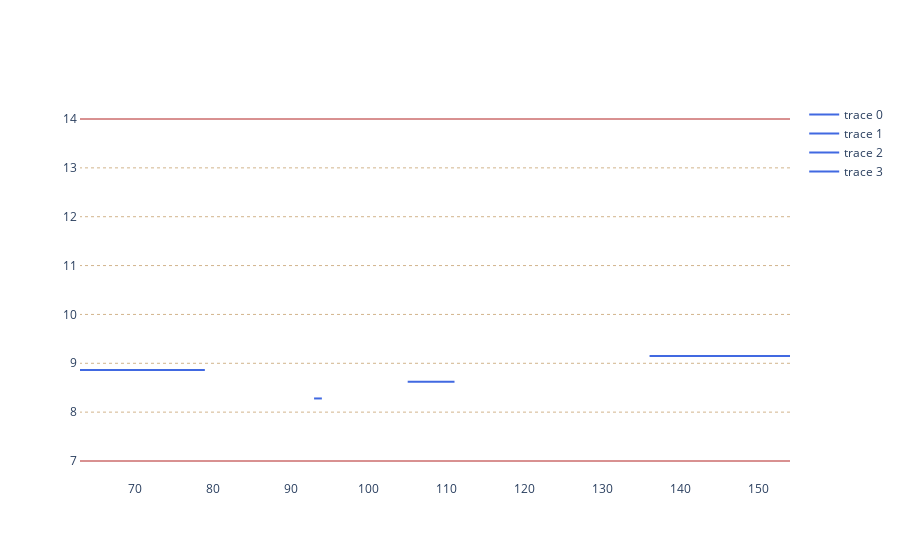

Notebook cell for this chart:
### Code cell
fig = go.Figure()

X, Y = [], []
for vessel in range(fleet_size):
    sub_df = voyage_by_insts.loc[voyage_by_insts['Vessel'] == vessel]
    if len(sub_df) == 1:
        continue
    start_times, arr_times = sub_df['Start time'], sub_df['Arrival time']
    start_insts, end_insts = sub_df['Start inst'], sub_df['End inst']
    for start_time, arr_time, start_inst_idx, end_inst_idx in zip(start_times, arr_times, start_insts, end_insts):
        start_inst, end_inst = data.INSTALLATIONS[start_inst_idx], data.INSTALLATIONS[end_inst_idx]
        distance = start_inst.get_distance_to_installation(end_inst)
        speed = distance / hlp.disc_to_exact_hours((arr_time - start_time))
        X.append([tp for tp in range(start_time, arr_time)])
        Y.append([speed] * (arr_time - start_time))
    
    for x, y in zip(X, Y):
        fig.add_trace(go.Scatter(x=x, y=y, mode='lines', line=dict(color='royalblue', width=2)))

flat_X = [x_coord for sub_x in X for x_coord in sub_x]
flat_X.sort(reverse=True)
lowest_speed = [7 for _ in range(len(flat_X))]
eight_speed = [8 for _ in range(len(flat_X))]
nine_speed = [9 for _ in range(len(flat_X))]
ten_speed = [10 for _ in range(len(flat_X))]
eleven_speed = [11 for _ in range(len(flat_X))]
twelve_speed = [12 for _ in range(len(flat_X))]
thirteen_speed = [13 for _ in range(len(flat_X))]
highest_speed = [14 for _ in range(len(flat_X))]

fig.add_trace(go.Scatter(x=flat_X, y=lowest_speed, mode='lines', line=dict(color='firebrick', width=1), showlegend=False))
fig.add_trace(go.Scatter(x=flat_X, y=eight_speed, mode='lines', line=dict(color='tan', width=1, dash='dot'), showlegend=False))
fig.add_trace(go.Scatter(x=flat_X, y=nine_speed, mode='lines', line=dict(color='tan', width=1, dash='dot'), showlegend=False))
fig.add_trace(go.Scatter(x=flat_X, y=ten_speed, mode='lines', line=dict(color='tan', width=1, dash='dot'), showlegend=False))
fig.add_trace(go.Scatter(x=flat_X, y=eleven_speed, mode='lines', line=dict(color='tan', width=1, dash='dot'), showlegend=False))
fig.add_trace(go.Scatter(x=flat_X, y=twelve_speed, mode='lines', line=dict(color='tan', width=1, dash='dot'), showlegend=False))
fig.add_trace(go.Scatter(x=flat_X, y=thirteen_speed, mode='lines', line=dict(color='tan', width=1, dash='dot'), showlegend=False))
fig.add_trace(go.Scatter(x=flat_X, y=highest_speed, mode='lines', line=dict(color='firebrick', width=1), showlegend=False))

fig.update_layout(yaxis=dict(showgrid=True,
                             zeroline=True,
                             showline=True,
                             showticklabels=True),
                  plot_bgcolor='white')

fig.show()

### Figure 1 — Plotly figure (JSON) as saved in the notebook; plotly's stock layout.template omitted (floating-point values rounded to 4 significant figures)
{"data": [{"line": {"color": "royalblue", "width": 2}, "mode": "lines", "type": "scatter", "x": [136, 137, 138, 139, 140, 141, 142, 143, 144, 145, 146, 147, 148, 149, 150, 151, 152, 153, 154], "y": [9.152, 9.152, 9.152, 9.152, 9.152, 9.152, 9.152, 9.152, 9.152, 9.152, 9.152, 9.152, 9.152, 9.152, 9.152, 9.152, 9.152, 9.152, 9.152]}, {"line": {"color": "royalblue", "width": 2}, "mode": "lines", "type": "scatter", "x": [105, 106, 107, 108, 109, 110, 111], "y": [8.623, 8.623, 8.623, 8.623, 8.623, 8.623, 8.623]}, {"line": {"color": "royalblue", "width": 2}, "mode": "lines", "type": "scatter", "x": [63, 64, 65, 66, 67, 68, 69, 70, 71, 72, 73, 74, 75, 76, 77, 78, 79], "y": [8.864, 8.864, 8.864, 8.864, 8.864, 8.864, 8.864, 8.864, 8.864, 8.864, 8.864, 8.864, 8.864, 8.864, 8.864, 8.864, 8.864]}, {"line": {"color": "royalblue", "width": 2}, "mode": "lines", "type": "scatter", "x": [93, 94], "y": [8.28, 8.28]}, {"line": {"color": "firebrick", "width": 1}, "mode": "lines", "showlegend": false, "type": "scatter", "x": [154, 153, 152, 151, 150, 149, 148, 147, 146, 145, 144, 143, 142, 141, 140, 139, 138, 137, 136, 111, 110, 109, 108, 107, 106, 105, 94, 93, 79, 78, 77, 76, 75, 74, 73, 72, 71, 70, 69, 68, 67, 66, 65, 64, 63], "y": [7, 7, 7, 7, 7, 7, 7, 7, 7, 7, 7, 7, 7, 7, 7, 7, 7, 7, 7, 7, 7, 7, 7, 7, 7, 7, 7, 7, 7, 7, 7, 7, 7, 7, 7, 7, 7, 7, 7, 7, 7, 7, 7, 7, 7]}, {"line": {"color": "tan", "dash": "dot", "width": 1}, "mode": "lines", "showlegend": false, "type": "scatter", "x": [154, 153, 152, 151, 150, 149, 148, 147, 146, 145, 144, 143, 142, 141, 140, 139, 138, 137, 136, 111, 110, 109, 108, 107, 106, 105, 94, 93, 79, 78, 77, 76, 75, 74, 73, 72, 71, 70, 69, 68, 67, 66, 65, 64, 63], "y": [8, 8, 8, 8, 8, 8, 8, 8, 8, 8, 8, 8, 8, 8, 8, 8, 8, 8, 8, 8, 8, 8, 8, 8, 8, 8, 8, 8, 8, 8, 8, 8, 8, 8, 8, 8, 8, 8, 8, 8, 8, 8, 8, 8, 8]}, {"line": {"color": "tan", "dash": "dot", "width": 1}, "mode": "lines", "showlegend": false, "type": "scatter", "x": [154, 153, 152, 151, 150, 149, 148, 147, 146, 145, 144, 143, 142, 141, 140, 139, 138, 137, 136, 111, 110, 109, 108, 107, 106, 105, 94, 93, 79, 78, 77, 76, 75, 74, 73, 72, 71, 70, 69, 68, 67, 66, 65, 64, 63], "y": [9, 9, 9, 9, 9, 9, 9, 9, 9, 9, 9, 9, 9, 9, 9, 9, 9, 9, 9, 9, 9, 9, 9, 9, 9, 9, 9, 9, 9, 9, 9, 9, 9, 9, 9, 9, 9, 9, 9, 9, 9, 9, 9, 9, 9]}, {"line": {"color": "tan", "dash": "dot", "width": 1}, "mode": "lines", "showlegend": false, "type": "scatter", "x": [154, 153, 152, 151, 150, 149, 148, 147, 146, 145, 144, 143, 142, 141, 140, 139, 138, 137, 136, 111, 110, 109, 108, 107, 106, 105, 94, 93, 79, 78, 77, 76, 75, 74, 73, 72, 71, 70, 69, 68, 67, 66, 65, 64, 63], "y": [10, 10, 10, 10, 10, 10, 10, 10, 10, 10, 10, 10, 10, 10, 10, 10, 10, 10, 10, 10, 10, 10, 10, 10, 10, 10, 10, 10, 10, 10, 10, 10, 10, 10, 10, 10, 10, 10, 10, 10, 10, 10, 10, 10, 10]}, {"line": {"color": "tan", "dash": "dot", "width": 1}, "mode": "lines", "showlegend": false, "type": "scatter", "x": [154, 153, 152, 151, 150, 149, 148, 147, 146, 145, 144, 143, 142, 141, 140, 139, 138, 137, 136, 111, 110, 109, 108, 107, 106, 105, 94, 93, 79, 78, 77, 76, 75, 74, 73, 72, 71, 70, 69, 68, 67, 66, 65, 64, 63], "y": [11, 11, 11, 11, 11, 11, 11, 11, 11, 11, 11, 11, 11, 11, 11, 11, 11, 11, 11, 11, 11, 11, 11, 11, 11, 11, 11, 11, 11, 11, 11, 11, 11, 11, 11, 11, 11, 11, 11, 11, 11, 11, 11, 11, 11]}, {"line": {"color": "tan", "dash": "dot", "width": 1}, "mode": "lines", "showlegend": false, "type": "scatter", "x": [154, 153, 152, 151, 150, 149, 148, 147, 146, 145, 144, 143, 142, 141, 140, 139, 138, 137, 136, 111, 110, 109, 108, 107, 106, 105, 94, 93, 79, 78, 77, 76, 75, 74, 73, 72, 71, 70, 69, 68, 67, 66, 65, 64, 63], "y": [12, 12, 12, 12, 12, 12, 12, 12, 12, 12, 12, 12, 12, 12, 12, 12, 12, 12, 12, 12, 12, 12, 12, 12, 12, 12, 12, 12, 12, 12, 12, 12, 12, 12, 12, 12, 12, 12, 12, 12, 12, 12, 12, 12, 12]}, {"line": {"color": "tan", "dash": "dot", "width": 1}, "mode": "lines", "showlegend": false, "type": "scatter", "x": [154, 153, 152, 151, 150, 149, 148, 147, 146, 145, 144, 143, 142, 141, 140, 139, 138, 137, 136, 111, 110, 109, 108, 107, 106, 105, 94, 93, 79, 78, 77, 76, 75, 74, 73, 72, 71, 70, 69, 68, 67, 66, 65, 64, 63], "y": [13, 13, 13, 13, 13, 13, 13, 13, 13, 13, 13, 13, 13, 13, 13, 13, 13, 13, 13, 13, 13, 13, 13, 13, 13, 13, 13, 13, 13, 13, 13, 13, 13, 13, 13, 13, 13, 13, 13, 13, 13, 13, 13, 13, 13]}, {"line": {"color": "firebrick", "width": 1}, "mode": "lines", "showlegend": false, "type": "scatter", "x": [154, 153, 152, 151, 150, 149, 148, 147, 146, 145, 144, 143, 142, 141, 140, 139, 138, 137, 136, 111, 110, 109, 108, 107, 106, 105, 94, 93, 79, 78, 77, 76, 75, 74, 73, 72, 71, 70, 69, 68, 67, 66, 65, 64, 63], "y": [14, 14, 14, 14, 14, 14, 14, 14, 14, 14, 14, 14, 14, 14, 14, 14, 14, 14, 14, 14, 14, 14, 14, 14, 14, 14, 14, 14, 14, 14, 14, 14, 14, 14, 14, 14, 14, 14, 14, 14, 14, 14, 14, 14, 14]}], "layout": {"plot_bgcolor": "white", "yaxis": {"showgrid": true, "showline": true, "showticklabels": true, "zeroline": true}}}
